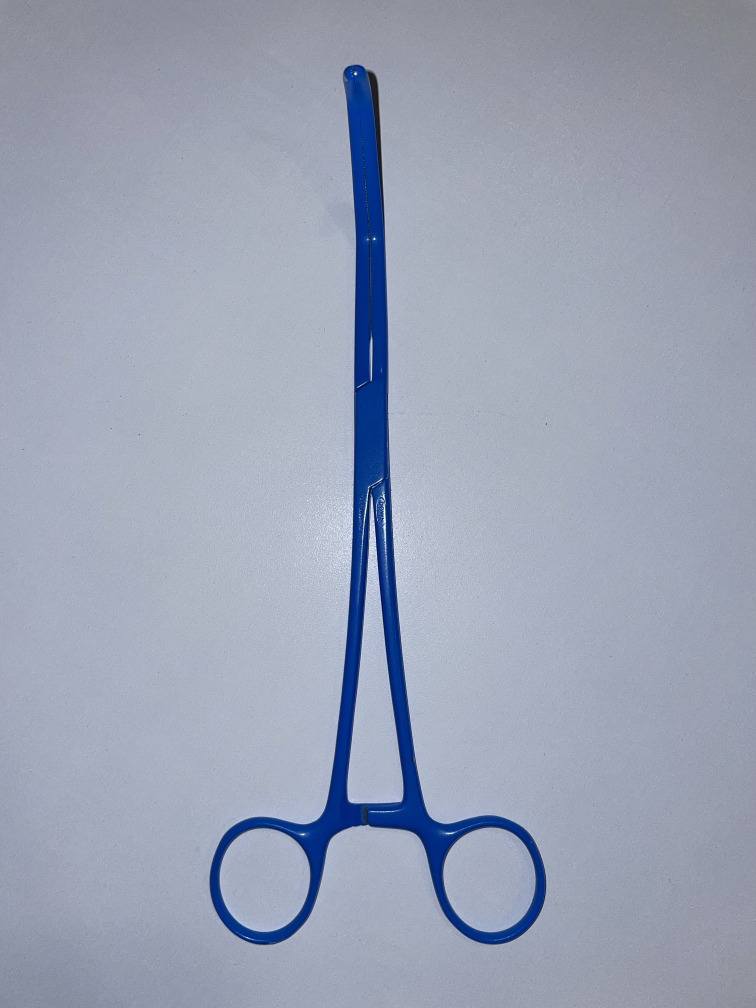
#> input picture Python/Robotica-Vision/Images/blauwe-tang.jpeg, 3024 x 4032 px (shown at 1/4 size)
$ python FindInstrumentEyes.py
#> lines starting #> are read from the running program, lines starting #| are printed output that depends on the picture; after the words box and inside, x2 and y2 are one past the last pixel; in counts of white or black regions, pixels touching at a corner belong together; long printed decimals are rounded
### Python/Robotica-Vision/ColorFiltering.py
import cv2 as cv
import numpy as np


class Color:
    def __init__(self, name, lower_bound, upper_bound):
        self.name = name
        self.lower_bound = lower_bound
        self.upper_bound = upper_bound

    def get_mask(self, hsv_frame):
        return cv.inRange(hsv_frame, self.lower_bound, self.upper_bound)

    # [7 lines left out: function is_color, not called in this run]

    def rgb_is_in_range(self, value):
        print('aap')


# Predefined colors with their HSV ranges
colors = {
    "red": Color("red", np.array([0, 200, 0]), np.array([20, 255, 255])),
    "green": Color("green", np.array([40, 0, 0]), np.array([70, 255, 255])),
    "blue": Color("blue", np.array([90, 50, 50]), np.array([140, 255, 255])),
    "pink": Color("pink", np.array([165, 0, 0]), np.array([180, 255, 255])),
}

# List of primary and intermediate colors
primary_colors = [
    'red', 'green', 'blue', 'pink'
]


# Function to display each color mask in a separate window
# [59 lines left out: functions display_individual_colors, display_all_colors, not called in this run]


# Display individual colors
# display_individual_colors()

# Display all colors in one image
#display_all_colors()

# cv.destroyAllWindows()

### Python/Robotica-Vision/FindInstrumentEyes.py
import numpy as np
import cv2 as cv
from ColorFiltering import Color, colors, primary_colors

frame = cv.imread('Images/blauwe-tang.jpeg')
#> frame is the input picture: shape (4032, 3024, 3); mean B, G, R 181, 162.5, 154.7
frame = cv.resize(frame, (640, 640))
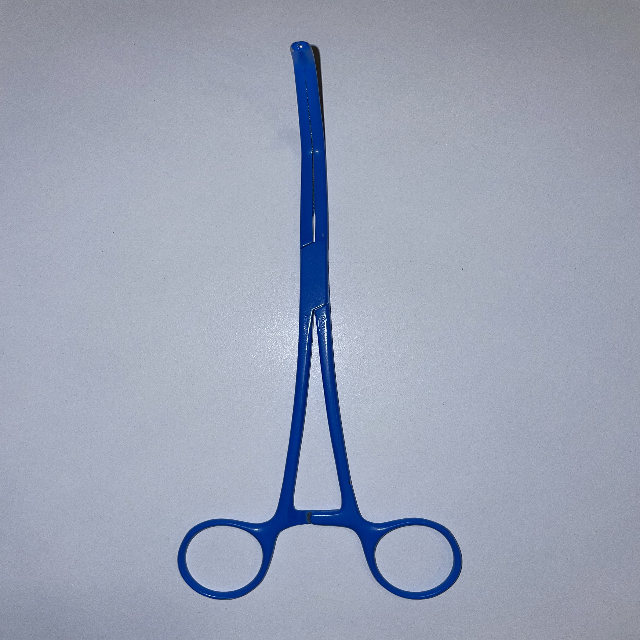
#> frame: shape (640, 640, 3); mean B, G, R 180.9, 162.3, 154.6
imgray = cv.cvtColor(frame, cv.COLOR_BGR2GRAY)
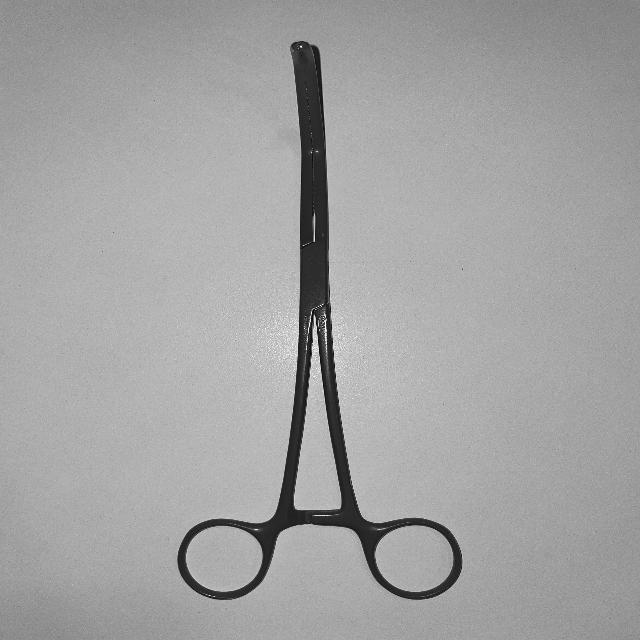
#> imgray: shape (640, 640); min 4, max 253, mean 162.2
hsv = cv.cvtColor(frame, cv.COLOR_BGR2HSV)
#> hsv: shape (640, 640, 3); mean H, S, V 111.8, 39.8, 180.9


class Instrument:
    def __init__(self, index, body):
        self.index = index
        self.body = body
        self.color = None
        self.children = []

    def add_child(self, child):
        self.children.append(child)

    def set_color(self, color):
        self.color = color


def get_instrument_centroid(instrument):
    # compute the center of the contour
    M = cv.moments(instrument.body)
    cX = int(M["m10"] / M["m00"])
    cY = int(M["m01"] / M["m00"])
    # draw the contour and center of the shape on the image
    cv.circle(frame, (cX, cY), 7, (255, 255, 255), -1)


def draw_instruments(frame, instruments):
    for i in instruments:
        objects = i.children
        objects.append(i.body)
        cv.drawContours(frame, objects, -1, (0, 255, 0), 3)

#https://cullensun.medium.com/agglomerative-clustering-for-opencv-contours-cd74719b678e
def get_instrument_colors(frame, instruments):
    combined_mask = None
    colored_contours = []
    for color_name in primary_colors:
        if color_name in colors:
            color = colors[color_name]
            mask = color.get_mask(hsv)

            if combined_mask is None:
                combined_mask = mask
            else:
                combined_mask = combined_mask | mask

            contours, _ = cv.findContours(mask, cv.RETR_EXTERNAL,
                                          cv.CHAIN_APPROX_SIMPLE)

            for contour in contours:
                if cv.contourArea(contour) > 1000:
                    colored_contours.append([color_name, contour])
                    cv.drawContours(frame, [contour], -1, (255, 0, 0), 2)
    for i in instruments:
        for j in colored_contours:
            print(cv.matchShapes(i.body, j[1], cv.CONTOURS_MATCH_I3, 0.0))


_, thresh = cv.threshold(imgray, 80, 100, cv.THRESH_BINARY)
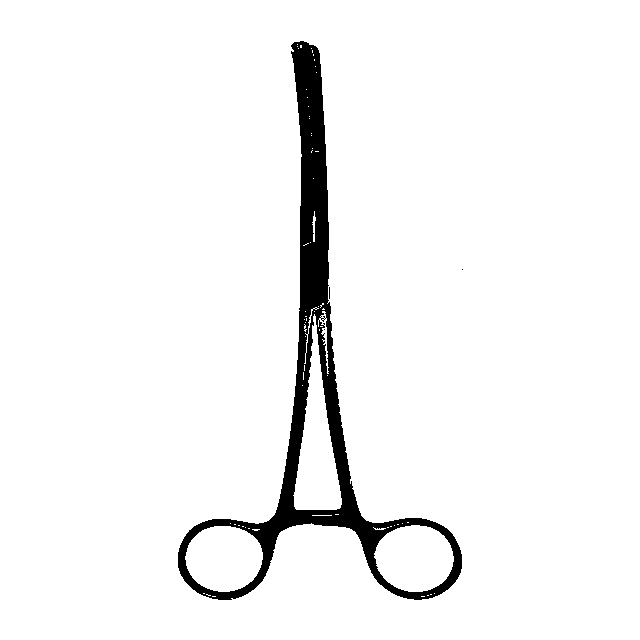
#> thresh: shape (640, 640); values 0 (black) and 100 (white), 95.5% white; 4 black regions (3 under 20 px)
contours, hierarchy = cv.findContours(thresh, cv.RETR_TREE, cv.CHAIN_APPROX_SIMPLE)
#> contours = 83 contours, 75 with area under 20; largest, box (x1, y1, x2, y2) and area: (0, 0, 640, 640) 408321, (177, 40, 463, 601) 32346, (293, 314, 342, 510) 4321, (374, 525, 454, 592) 4049, (185, 526, 263, 592) 3938, (318, 311, 329, 374) 112, (312, 211, 316, 242) 30, (328, 286, 331, 300) 24
hierarchy = hierarchy[0]
instruments = []
for cnr in range(len(contours)):
    cnt = contours[cnr]
    area = cv.contourArea(cnt)
    # perimeter = cv.arcLength(cnt, True)
    # factor = 4 * math.pi * area / perimeter ** 2
    if 5000.0 < area < 400000:
        instruments.append(Instrument(cnr, cnt))
#> this loop made 83 passes
#> area on passes 2, 19, 20, 42, 43: 24, 3938.5, 4049, 4321, 112
#> area on pass 1: 408321
#> after the loop, instruments = 1 item
#TODO dubbele for loop optimaliseren
for i in instruments:
    child_list = []
    for j in range(len(hierarchy)):
        if hierarchy[j][3] == i.index and cv.contourArea(contours[j]) > 1000:
            i.add_child(contours[j])
#> this loop made 1 pass
get_instrument_colors(frame, instruments)
#> the loop in get_instrument_colors, `for color_name in primary_colors:` made 4 passes
#> contours on passes 2, 4: 2 contours, all with area under 20, 12 contours, all with area under 20
#> pass 2, in get_instrument_colors, `mask = color.get_mask(hsv)`:
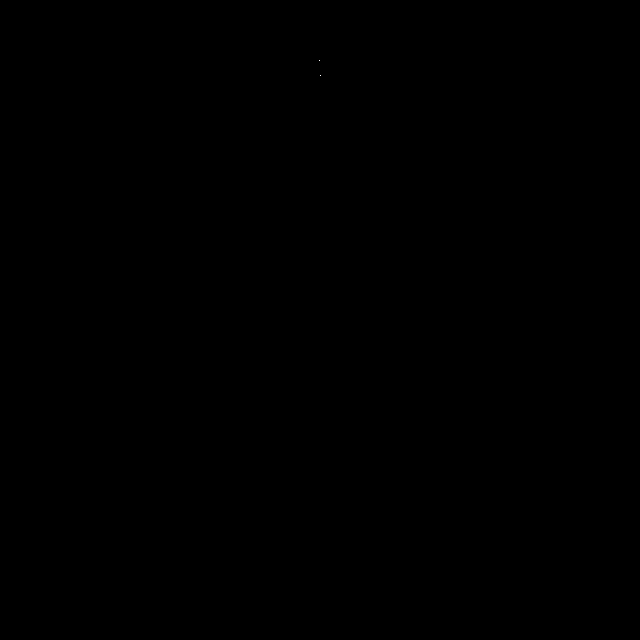
#> mask: shape (640, 640); 0% white in thin lines or dots, all inside (x1, y1, x2, y2) = (319, 60, 321, 76)
#> pass 3, in get_instrument_colors, `mask = color.get_mask(hsv)`:
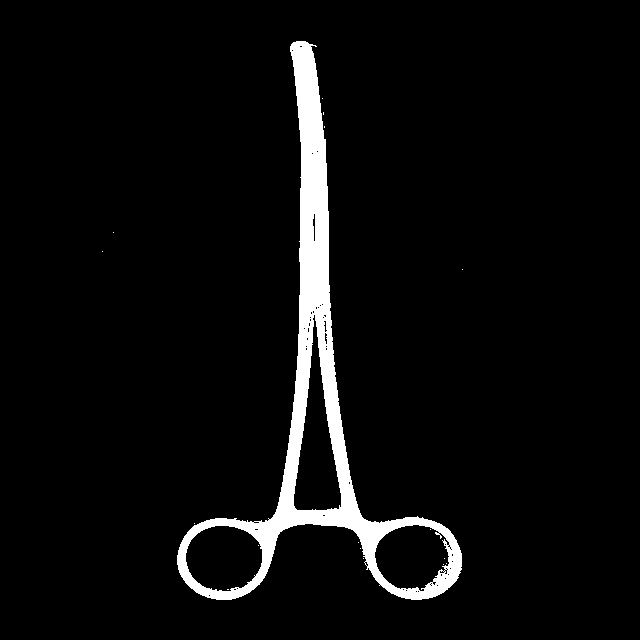
#> mask: shape (640, 640); 4.8% white; 17 white regions (16 under 20 px), largest, box (x1, y1, x2, y2) and area: (177, 41, 462, 600) 19825
#> after the loop in get_instrument_colors, `for color_name in primary_colors:`: combined_mask: shape (640, 640); 4.9% white; 25 white regions (24 under 20 px), largest, box (x1, y1, x2, y2) and area: (177, 41, 462, 600) 19831
#> after the loop in get_instrument_colors, `for color_name in primary_colors:`:
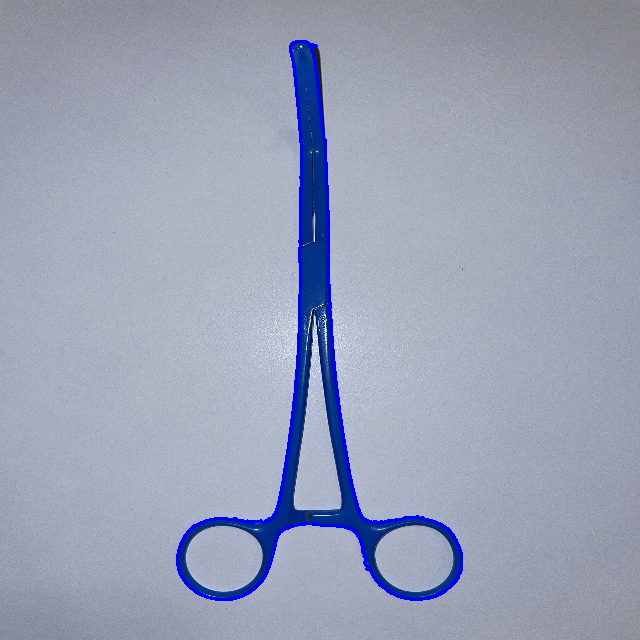
#> frame: shape (640, 640, 3); 1.33% of pixels changed, all inside (x1, y1, x2, y2) = (176, 40, 463, 601)
#> after the loop in get_instrument_colors, `for color_name in primary_colors:`: mask: shape (640, 640); 0.01% white in thin lines or dots, all inside (x1, y1, x2, y2) = (313, 50, 322, 108)
#> the loop in get_instrument_colors, `for i in instruments:` made 1 pass
#| 0.2223
draw_instruments(frame, instruments)
#> the loop in draw_instruments, `for i in instruments:` made 1 pass
#> after the loop in draw_instruments, `for i in instruments:`:
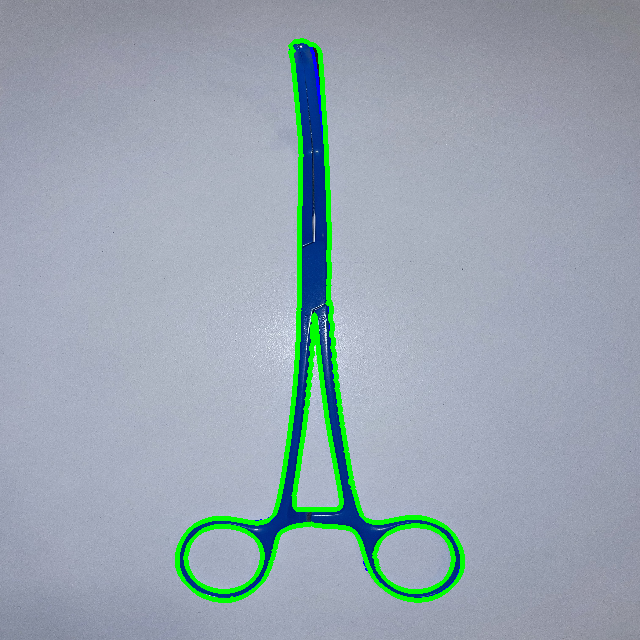
#> frame: shape (640, 640, 3); 2.94% of pixels changed, all inside (x1, y1, x2, y2) = (175, 38, 465, 603)
cv.imshow('Contours', frame)
cv.waitKey(0)
cv.destroyAllWindows()

$ run again, with Python/Robotica-Vision/Images/rechte-tang.jpeg copied over Python/Robotica-Vision/Images/blauwe-tang.jpeg
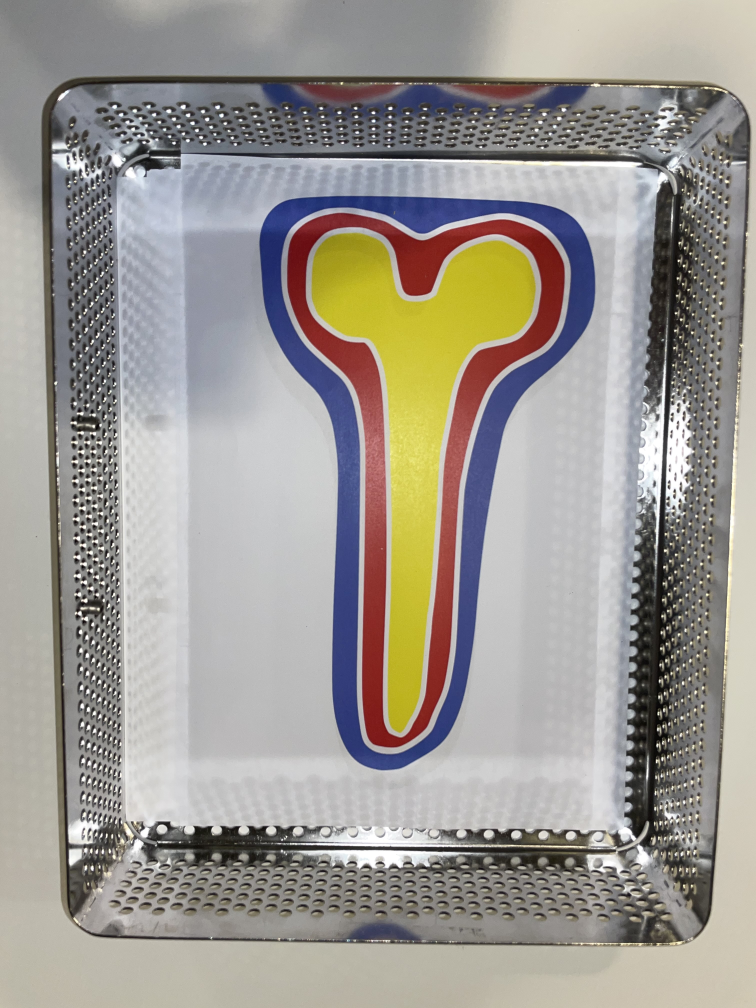
#> input picture Python/Robotica-Vision/Images/rechte-tang.jpeg, 3024 x 4032 px (shown at 1/4 size)
#> frame is the input picture: shape (4032, 3024, 3); mean B, G, R 146.5, 152.7, 157.1
#> hsv: shape (640, 640, 3); mean H, S, V 57.3, 35.3, 162
#> `_, thresh = cv.threshold(imgray, 80, 100, cv.THRESH_BINARY)`:
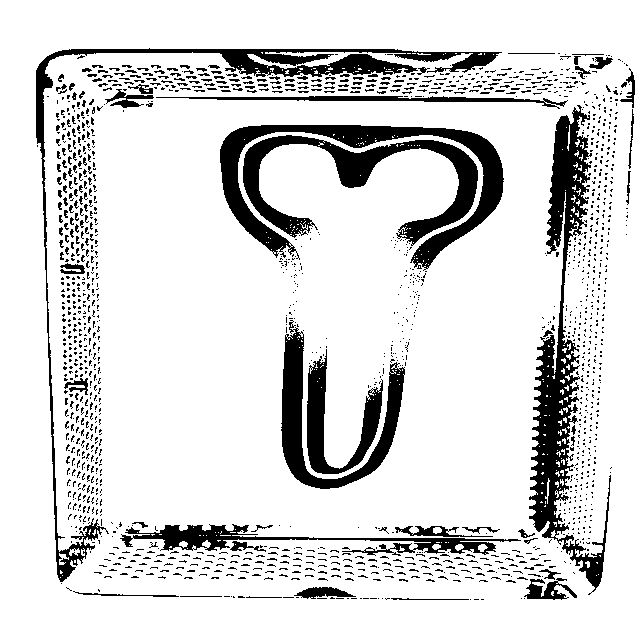
#> thresh: shape (640, 640); values 0 (black) and 100 (white), 85.1% white; 1597 black regions (1466 under 20 px)
#> `contours, hierarchy = cv.findContours(thresh, cv.RETR_TREE, cv.CHAIN_A..`: contours = 2293 contours, 1921 with area under 20; largest, box (x1, y1, x2, y2) and area: (0, 0, 640, 640) 408321, (528, 104, 612, 593) 12674, (35, 47, 503, 583) 9480, (219, 124, 505, 270) 8535, (242, 134, 479, 246) 7190
#> the loop `for cnr in range(len(contours)):` made 2293 passes
#> area on passes 8, 19, 24: 165, 20, 22
#> after the loop `for cnr in range(len(contours)):`: instruments = 5 items
#> the loop `for i in instruments:` made 5 passes
#> the loop in get_instrument_colors, `for i in instruments:` made 5 passes
#> (printed output is left out)
#> the loop in draw_instruments, `for i in instruments:` made 5 passes
#> after the loop in draw_instruments, `for i in instruments:`:
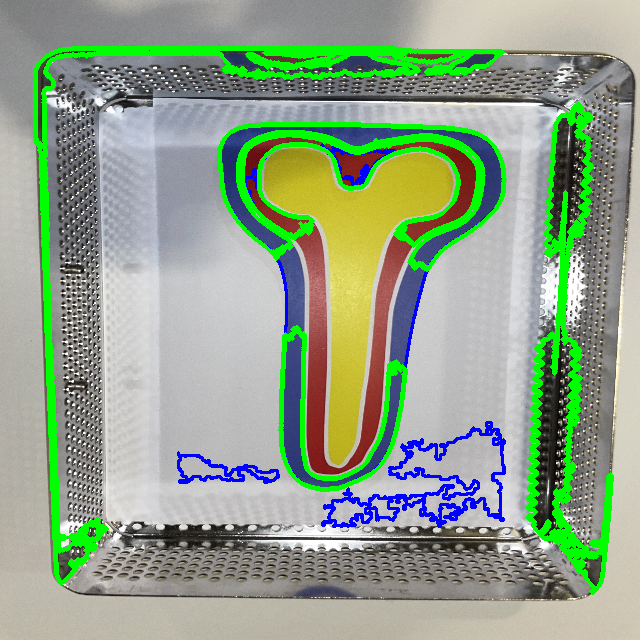
#> frame: shape (640, 640, 3); mean B, G, R 138.2, 162.7, 144.4
